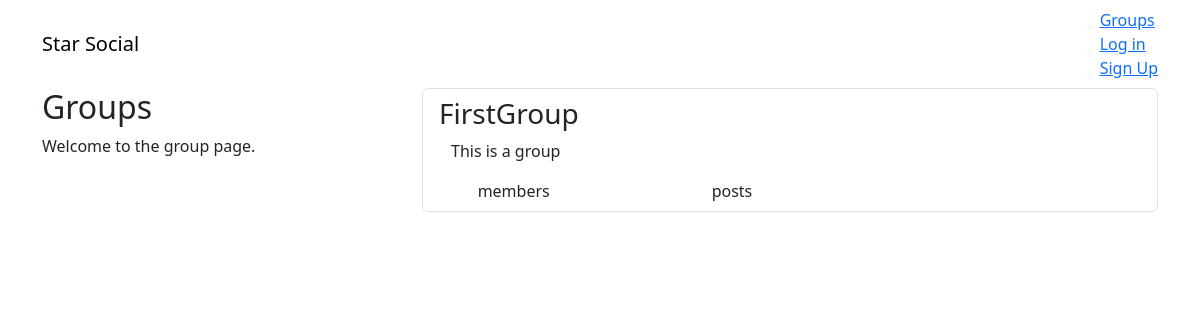
Page /group/ on the earlier database version.
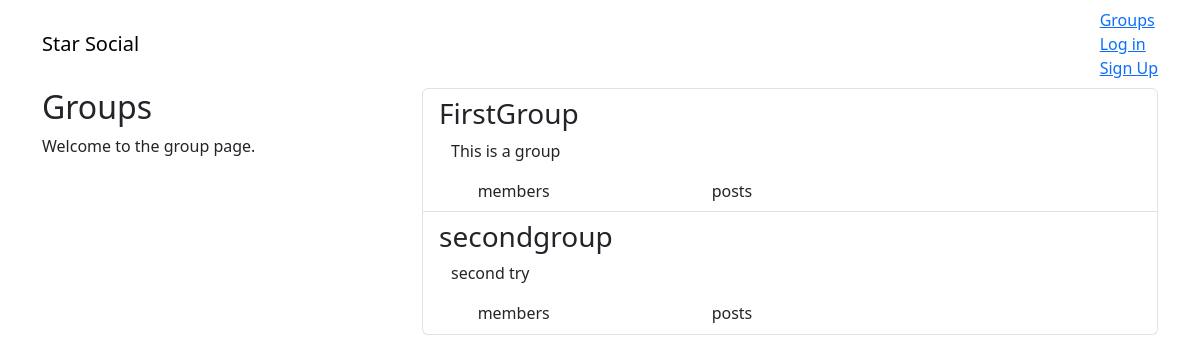
Same page on the later database version.
### group/models.py (models this page shows, shortened)
class Group(models.Model):
    name = models.CharField(max_length=255, unique=True)
    slug = models.SlugField(allow_unicode=True, unique=True)
    description = models.TextField(blank=True, default="")
    description_html = models.TextField(editable=False, default="", blank=True)
    members = models.ManyToManyField(User, through="GroupMember")
    class Meta:
        ordering = ["name"]

### group/views.py (the view)
# urls.py: path('', views.ListGroup.as_view(), name="all"),
class ListGroup(generic.ListView):
    model = Group

### group/templates/group/group_list.html (shortened to what this page needs)
{% extends "group/group_base.html" %}
{% block pregroup %}
<div class="col-md-4">
    <div class="content">
        <h2>Groups</h2>
        <p>Welcome to the group page.</p>
    </div>
</div>
{% endblock pregroup %}
{% block group_content %}
  <div class="col-md-8">
    <div class="list-group">
        {% for group in object_list %}
          <a class="list-group-item" href="{% url 'group:single' slug=group.slug %}">
            <h3 class="title list-group-item-heading">{{ group.name }}</h3>
            <div class="list-group-item-text container-fluid">
                {{ group.description_html|safe }}
                <div class="row">
                    <div class="col-md-4">
                        <span class="badge">{{ group.members.count }}</span>
                        member{{ group.members.count|pluralize}}
                    </div>
                    <div class="col-md-4">
                        <span class="badge">{{ group.posts.count }}</span>
                        post{{ group.posts.count|pluralize }}
                    </div>
                </div>
            </div>
          </a>
        {% endfor %}
    </div>
  </div>
{% endblock group_content %}

### group/templates/group/group_base.html (shortened to what this page needs)
{% extends "base.html" %}
{% block content %}
    <div class="container">
        <div class="row">
            {% block pregroup %}{% endblock %}
            {% block group_content %}{% endblock %}
        </div>
    </div>
{% endblock content %}

### templates/base.html (shortened to what this page needs)
{% load static %}
<!DOCTYPE html>
<html lang="en">
<head>
    <link href="https://cdn.jsdelivr.net/npm/bootstrap@5.3.3/dist/css/bootstrap.min.css" rel="stylesheet">
    <link rel="stylesheet" href="{% static 'simplesocial/css/master.css' %}">
</head>
<body>
    <nav class="navbar mynav" role="navigation" id="navbar">
        <div class="container">
            <a class="navbar-brand mynav" href="{% url 'home' %}">Star Social</a>
            <ul class="nav navbar-nav navbar-right">
                {% if user.is_authenticated %}
                  <li><a href="{% url 'posts:create' %}">Post</a></li>
                  <li><a href="{% url 'group:all' %}">Groups</a></li>
                  <li><a href="{% url 'group:create' %}">Create Group</a></li>
                  <li><a href="{% url 'accounts:logout' %}">Log out</a></li>
                {% else %}
                  <li><a href="{% url 'group:all' %}">Groups</a></li>
                  <li><a href="{% url 'accounts:login' %}">Log in</a></li>
                  <li><a href="{% url 'accounts:signup' %}">Sign Up</a></li>
                {% endif %}
            </ul>
        </div>
    </nav>
    {% block content %}
    {% endblock content %}
</body>
</html>

Differences in the rows shown:
added Group: name "secondgroup", description_html "second try"
